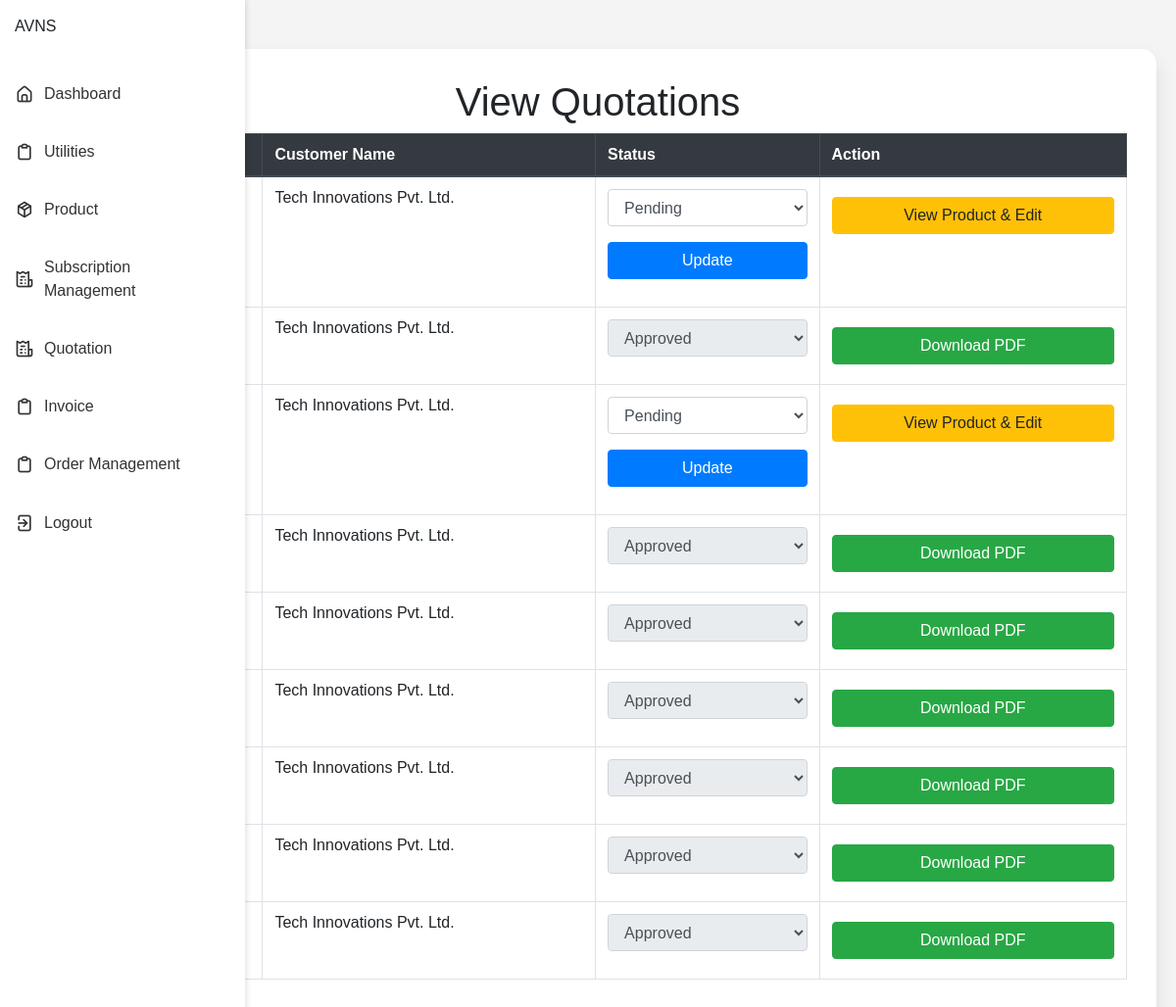
Page /Sub_Admin/view_quotation.php on the committed database.
### tables this page shows
CREATE TABLE `quotation_header` (
  `quotation_id` int(11) NOT NULL,
  `customerId` int(11) DEFAULT NULL,
  `status` enum('PENDING','APPROVED','REJECTED') NOT NULL,
  `createdAt` datetime DEFAULT current_timestamp(),
  `updatedAt` datetime DEFAULT NULL ON UPDATE current_timestamp(),
  `superAdminId` int(11) NOT NULL,
  `distributorId` int(11) DEFAULT NULL,
  `subject` varchar(255) NOT NULL,
  `customer_approval` enum('PENDING','APPROVED','REJECTED') DEFAULT 'PENDING',
  `superadmin_approval` enum('PENDING','APPROVED','REJECTED') DEFAULT 'PENDING',
  `distributor_approval` enum('PENDING','APPROVED','REJECTED') DEFAULT 'PENDING'
);

CREATE TABLE `customerdistributor` (
  `id` int(11) NOT NULL,
  `companyName` varchar(255) NOT NULL,
  `mailId` varchar(255) NOT NULL,
  `gstType` enum('REGISTERED','UNREGISTERED') NOT NULL,
  `gstNo` varchar(50) DEFAULT NULL,
  `size` enum('SMALL','MEDIUM','LARGE') NOT NULL,
  `address` varchar(255) NOT NULL,
  `itAdmin` varchar(255) NOT NULL,
  `purchase` varchar(255) NOT NULL,
  `ownerName` varchar(255) NOT NULL,
  `mobileNo` varchar(20) NOT NULL,
  `image` varchar(255) DEFAULT NULL,
  `createdAt` datetime DEFAULT current_timestamp(),
  `updatedAt` datetime DEFAULT NULL ON UPDATE current_timestamp(),
  `password` varchar(255) NOT NULL,
  `sectorId` int(11) NOT NULL,
  `otp` varchar(6) DEFAULT NULL,
  `otp_expiry` datetime DEFAULT NULL,
  `reset_token` varchar(255) DEFAULT NULL,
  `reset_token_expiry` datetime DEFAULT NULL
);

### Sub_Admin/view_quotation.php (the view, shortened to what this page needs)
<?php
include ('navbar.php');
$host = "localhost";
$username = "root";
$password = "";
$database = "sales_management";
$conn = new mysqli($host, $username, $password, $database);
$quotationsQuery = "
    SELECT q.quotation_id AS quotation_id, q.status, c.companyName AS customer_name,
           p.name AS product_name, qp.quantity, qp.priceOffered
    FROM quotation_header q
    JOIN CustomerDistributor c ON q.customerId = c.id
    JOIN quotation_product qp ON q.quotation_id = qp.quotation_id
    JOIN Product p ON qp.productId = p.id
    ORDER BY q.createdAt DESC
";
$quotationsResult = $conn->query($quotationsQuery);
$quotations = [];
if ($quotationsResult && $quotationsResult->num_rows > 0) {
    while ($row = $quotationsResult->fetch_assoc()) {
        $quotations[$row['quotation_id']]['quotation_id'] = $row['quotation_id'];
        $quotations[$row['quotation_id']]['status'] = $row['status'];
        $quotations[$row['quotation_id']]['customer_name'] = $row['customer_name'];
        $quotations[$row['quotation_id']]['products'][] = [
            'product_name' => $row['product_name'],
            'quantity' => $row['quantity'],
            'priceOffered' => $row['priceOffered']
        ];
    }
}
?>
<!DOCTYPE html>
<html lang="en">
<head>
    <link rel="stylesheet" href="https://stackpath.bootstrapcdn.com/bootstrap/4.3.1/css/bootstrap.min.css">
    <link rel="stylesheet" href="styles.css">
</head>
<body>
<div class="container">
    <h1 class="text-center">View Quotations</h1>
    <table class="table table-bordered">
        <thead class="thead-dark">
            <tr>
                <th>Quotation ID</th>
                <th>Customer Name</th>
                <th>Status</th>
                <th>Action</th>
            </tr>
        </thead>
        <tbody>
            <?php foreach ($quotations as $quotation): ?>
            <tr>
                <td><?= htmlspecialchars($quotation['quotation_id']); ?></td>
                <td><?= htmlspecialchars($quotation['customer_name']); ?></td>
                <td>
                    <form method="POST" action="">
                        <div class="form-group">
                            <select name="status" id="status_<?= $quotation['quotation_id']; ?>" class="form-control" required <?= $quotation['status'] == 'APPROVED' ? 'disabled' : ''; ?>>
                                <option value="PENDING" <?= $quotation['status'] == 'PENDING' ? 'selected' : ''; ?>>Pending</option>
                                <option value="APPROVED" <?= $quotation['status'] == 'APPROVED' ? 'selected' : ''; ?>>Approved</option>
                            </select>
                        </div>
                        <?php if ($quotation['status'] != 'APPROVED'): ?>
                            <button type="submit" name="update_status" class="btn btn-primary btn-block mt-2">Update</button>
                        <?php endif; ?>
                    </form>
                </td>
                <td>
                    <?php if ($quotation['status'] == 'APPROVED'): ?>
                        <a href="download_customer_quotation.php?quotation_id=<?= $quotation['quotation_id']; ?>" class="btn btn-success btn-block mt-2">Download PDF</a>
                    <?php else: ?>
                        <a href="edit_quotation.php?quotation_id=<?= $quotation['quotation_id']; ?>" class="btn btn-warning btn-block mt-2">View Product & Edit</a>
                    <?php endif; ?>
                </td>
            </tr>
            <?php endforeach; ?>
        </tbody>
    </table>
</div>
</body>
</html>

### Sub_Admin/view_quotation.php (style rules this page uses)
body { background: #f4f4f4; font-family: Arial, sans-serif; }
.container { background: #fff; padding: 30px; border-radius: 15px; box-shadow: 0 10px 20px rgba(0,0,0,0.1); margin-top: 50px; margin-right: 20px; }

### rows in the picture
quotation_header: customerId.companyName "Tech Innovations Pvt. Ltd.", status "Pending", shows "Update"
quotation_header: customerId.companyName "Tech Innovations Pvt. Ltd.", status "Approved"
quotation_header: customerId.companyName "Tech Innovations Pvt. Ltd.", status "Approved"
quotation_header: customerId.companyName "Tech Innovations Pvt. Ltd.", status "Approved"
quotation_header: customerId.companyName "Tech Innovations Pvt. Ltd.", status "Approved"
quotation_header: customerId.companyName "Tech Innovations Pvt. Ltd.", status "Approved"

### other values in the picture
$quotation['customer_name'] "Tech Innovations Pvt. Ltd."
